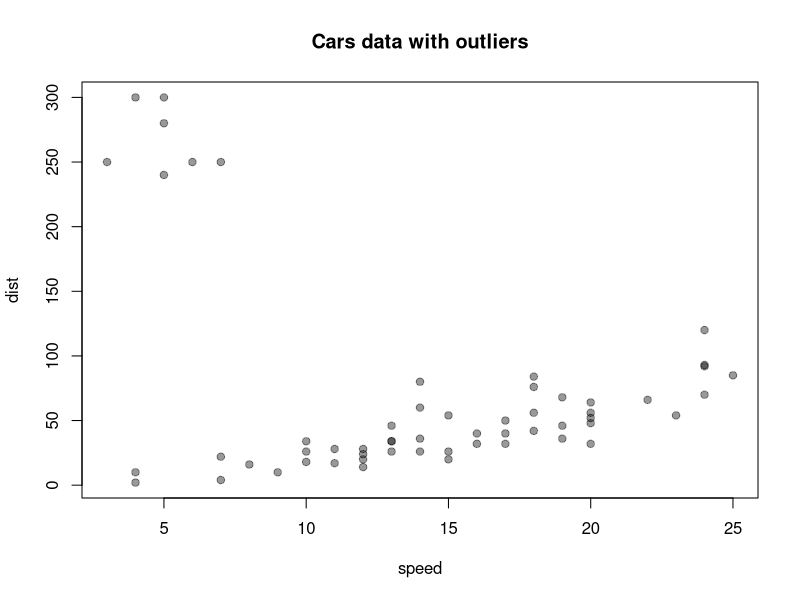

Here is the R script that generated this plot: (Note: this script raises an error after producing the figure.)
# Fit regression line with severe outliers
data(cars)
cars.outliers <- data.frame(speed=c(3, 4, 5, 5, 5, 6, 7), dist=c(150, 200, 140, 200, 180, 150, 150)+100)
mycars <- rbind(cars, cars.outliers)
plot(mycars, main="Cars data with outliers", pch=19, col=adjustcolor("black", 0.4))

# Take general functions from class
getResids <- function(y, x, wt, theta) {
  xbarw <- sum(wt*x)/sum(wt)
  alpha <- theta[1]
  beta <- theta[2]
  ## resids are
  y - alpha - beta * (x - xbarw)
}

getWeights <- function(resids, psiFn, delta = 1e-12) {
  ## for calculating weights, minimum |residual| will be delta
  smallResids <- abs(resids) <= delta
  ## take care to preserve sign (in case psi not symmetric)
  resids[smallResids] <- delta * sign(resids[smallResids])
  ## calculate and return weights
  psiFn(resids)/resids
}

getTheta <- function(y, x, wt) {
  theta <- numeric(length = 2)
  ybarw <- sum(wt * y)/sum(wt)
  xbarw <- sum(wt * x)/sum(wt)
  theta[1] <- ybarw
  theta[2] <- sum(wt * (x - xbarw) * y) / sum(wt * (x - xbarw)^2)
  ## return theta
  theta
}

testConvergence <- function(thetaNew, thetaOld, tolerance = 1E-10, relative=FALSE) {
  sum(abs(thetaNew - thetaOld)) < if (relative) tolerance * sum(abs(thetaOld)) else tolerance
}

irls <- function(y, x, theta, psiFn, 
                 dim = 2, delta = 1E-10,
                 testConvergenceFn = testConvergence,
                 maxIterations = 100,   # maximum number of iterations 
                 tolerance = 1E-6,      # parameters for the test
                 relative = FALSE       # for convergence function
) {
  if (missing(theta)) {theta <- rep(0, dim)}
  ## Initialize
  converged <- FALSE
  i <- 0
  N <- length(y)
  wt <- rep(1,N)
  ## LOOP
  while (!converged & i <= maxIterations) {
    ## get residuals
    resids <- getResids(y, x, wt, theta)
    ## update weights  (should check for zero resids)
    wt <- getWeights(resids, psiFn, delta)
    ## solve the least squares problem
    thetaNew <- getTheta(y, x, wt)
    ##
    ## Check convergence
    converged <- testConvergenceFn(thetaNew, theta,
                                   tolerance = tolerance,
                                   relative = relative)
    ## Update iteration
    theta <- thetaNew
    i <- i + 1
  }
  ## Return last value and whether converged or not
  list(theta = theta, 
       converged = converged, 
       iteration = i,
       c0 = sum(wt*x)/sum(wt)
  )
}

# Huber function
huber.psi <- function(resid, k = 1.345) {
  val = resid
  subr = abs(resid) > k 
  val[ subr ] = k*sign(resid[subr]) 
  return(val)
}

# Tukey's biweight function
TukeyBiweightpsi <- function (r, c=70) {
  psivals <- rep(0, length(r))
  middlevals  <- {abs(r) <= c} 
  psivals[middlevals] <- r[middlevals] * (1 - (r[middlevals]/c)^2)^2
  psivals
}

# Convergence results
irls.huber <- irls(mycars$dist, mycars$speed, 
                   theta = c(1,1),
                   psiFn = huber.psi, 
                   maxIterations = 200,
                   tolerance = 1e-8)

kable(as.data.frame(irls.huber))

irls.tukey <- irls(mycars$dist, mycars$speed, 
                   theta = c(1,1),
                   psiFn = TukeyBiweightpsi, 
                   maxIterations = 100,
                   tolerance = 1e-8)

kable(as.data.frame(irls.tukey))

# Plot Huber regression line
plot(mycars, main="Mycars with Huber (k=1.345)", pch=19, col=adjustcolor("black", 0.4) )
abline(a=irls.huber$theta[1]-irls.huber$theta[2]*irls.huber$c0[1], b=irls.huber$theta[2], col='red')

# Plot Tukey regression line
plot(mycars, main="Mycars with Tukey (c=70)", pch=19, col=adjustcolor("black", 0.4) )
abline(a=irls.tukey$theta[1]-irls.huber$theta[2]*irls.tukey$c0[1], b=irls.tukey$theta[2], col='blue')

# In conclusion, Huber is influenced less by outliers than Tukey